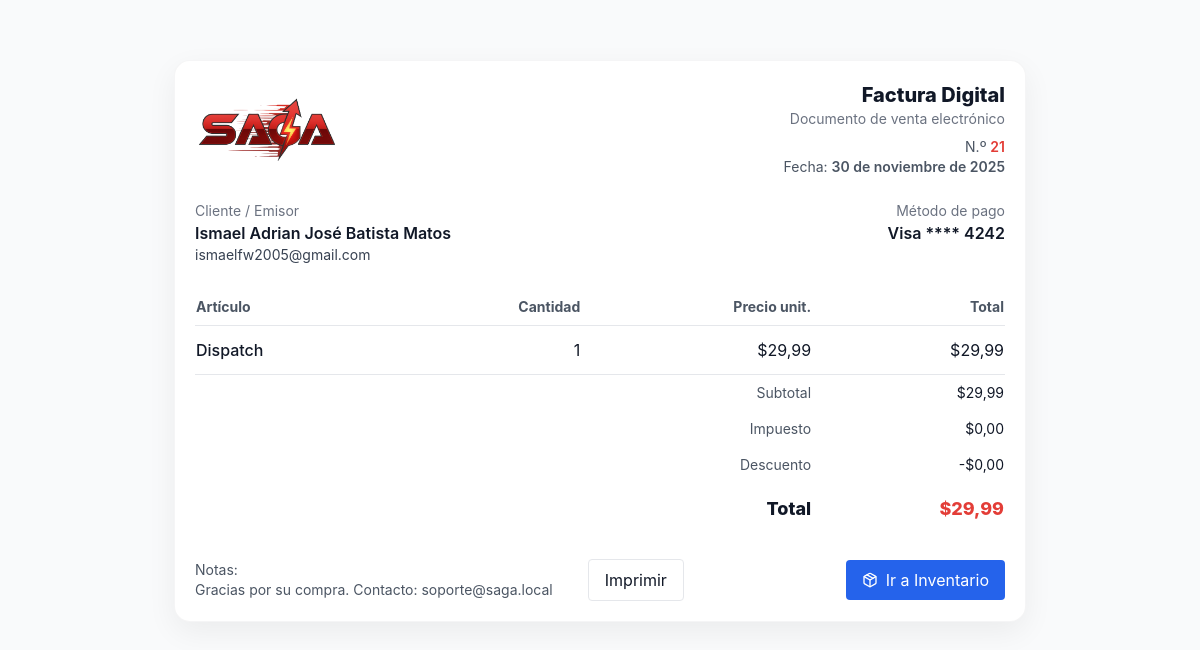
/factura/21/ (signed in), run on the app's committed database.
### core/models.py (models this page shows, shortened)
class Factura(models.Model):
    id_factura = models.AutoField(primary_key=True)
    usuario = models.ForeignKey(Usuario, on_delete=models.CASCADE)
    metodo_pago = models.ForeignKey(MetodoPagoUsuario, on_delete=models.SET_NULL, null=True)  # ← Cambiar a MetodoPagoUsuario
    fecha = models.DateField(auto_now_add=True)
    total = models.DecimalField(max_digits=10, decimal_places=2)
    impuesto_total = models.DecimalField(max_digits=10, decimal_places=2)
    descuento_total = models.DecimalField(max_digits=10, decimal_places=2)
    estado = models.CharField(max_length=15)

class Usuario(models.Model):
    id_usuario = models.AutoField(primary_key=True)
    nombre = models.CharField(max_length=50)
    apellido = models.CharField(max_length=50)
    usuario = models.CharField(max_length=30, unique=True)
    correo = models.CharField(max_length=100)
    contraseña = models.CharField(max_length=255)
    pais = CountryField(blank_label='Seleccione un país')
    fecha_nacimiento = models.DateField()
    fecha_registro = models.DateField(auto_now_add=True)
    fecha_modificacion = models.DateField(auto_now=True)
    estado = models.CharField(max_length=15)
    rol = models.ForeignKey(Rol, on_delete=models.PROTECT)
    metodo_pago_preferido = models.ForeignKey(
        'MetodoPagoUsuario',  # ← Cambiar a MetodoPagoUsuario
        on_delete=models.SET_NULL,
        null=True,
        blank=True,
        related_name='usuarios_prefieren'
)
    stripe_customer_id = models.CharField(max_length=255, blank=True, null=True)

class DetalleFactura(models.Model):
    id_detalle = models.AutoField(primary_key=True)
    factura = models.ForeignKey(Factura, on_delete=models.CASCADE)
    producto = models.ForeignKey(Producto, on_delete=models.PROTECT)
    cantidad = models.IntegerField()
    precio_venta_unitario = models.DecimalField(max_digits=10, decimal_places=2)
    subtotal = models.DecimalField(max_digits=10, decimal_places=2)

class Producto(models.Model):
    id_producto = models.AutoField(primary_key=True)
    nombre = models.CharField(max_length=100)
    descripcion = models.CharField(max_length=255)
    precio = models.DecimalField(max_digits=10, decimal_places=2)
    stock = models.IntegerField()
    plataforma = models.CharField(max_length=30)
    desarrollador = models.CharField(max_length=50)
    imagen_url = models.CharField(max_length=255)
    fecha_agregado = models.DateField(auto_now_add=True)
    id_categoria = models.ForeignKey(Categoria, on_delete=models.PROTECT)
    etiquetas = models.ManyToManyField(Etiqueta, blank=True)

### core/views.py (the view)
# urls.py: path('factura/<int:factura_id>/', views.confirmacion_compra, name='factura'),
def confirmacion_compra(request, factura_id):
    factura = get_object_or_404(Factura, id_factura=factura_id)
    if request.session.get('user_id') != factura.usuario.id_usuario:
        return redirect('index')
    detalles = DetalleFactura.objects.filter(factura=factura).select_related('producto')
    subtotal = sum([d.subtotal for d in detalles]) if detalles.exists() else Decimal('0.00')
    impuesto = factura.impuesto_total or Decimal('0.00')
    descuento = factura.descuento_total or Decimal('0.00')
    total = factura.total or (subtotal + impuesto - descuento)
    context = {
        'factura': factura,
        'detalles': detalles,
        'subtotal': subtotal,
        'impuesto': impuesto,
        'descuento': descuento,
        'total': total,
        'cliente_nombre': f"{factura.usuario.nombre} {factura.usuario.apellido}",
        'cliente_correo': factura.usuario.correo,
        'metodo_pago_display': f"{factura.metodo_pago.marca} **** {factura.metodo_pago.ultimos_4}" if factura.metodo_pago else 'N/A',
    }
    return render(request, 'core/factura.html', context)

### core/templates/core/factura.html (shortened to what this page needs)
{% load static %}
<!DOCTYPE html>
<html lang="es">
<head>
    <script src="https://cdn.tailwindcss.com"></script>
    <link rel="stylesheet" href="{% static 'core/css/styles.css' %}">
</head>
<body class="bg-gray-50">
    <main id="invoice-wrap" class="p-6 max-w-4xl mx-auto">
        <section id="invoice-card" class="bg-white p-6 rounded-lg shadow-lg">
            <div class="flex items-center justify-between mb-6">
                <div class="flex items-center gap-4">
                    <a href="{% url 'index' %}" title="SAGA">
                        <img src="{% static 'core/img/saga-logo.png' %}" alt="SAGA" class="w-36">
                    </a>
                </div>
                <div class="text-right">
                    <h1 class="text-xl font-extrabold text-gray-900">Factura Digital</h1>
                    <p class="text-sm text-gray-500">Documento de venta electrónico</p>
                    <p class="mt-2 text-sm text-gray-600">N.º <span class="font-semibold text-saga-red">{{ factura.id_factura }}</span></p>
                    <p class="text-sm text-gray-600">Fecha: <span class="font-semibold">{{ factura.fecha }}</span></p>
                </div>
            </div>
            <div class="grid grid-cols-2 gap-6 mb-6">
                <div>
                    <p class="text-sm text-gray-500">Cliente / Emisor</p>
                    <p class="font-semibold text-gray-900">{{ cliente_nombre }}</p>
                    <p class="text-sm text-gray-700">{{ cliente_correo }}</p>
                </div>
                <div class="text-right">
                    <p class="text-sm text-gray-500">Método de pago</p>
                    <p class="font-semibold text-gray-900">{{ metodo_pago_display }}</p>
                </div>
            </div>
            <div class="overflow-x-auto mb-4">
                <table class="w-full text-left">
                    <thead class="text-sm text-gray-600 border-b">
                        <tr>
                            <th class="py-2">Artículo</th>
                            <th class="py-2 text-right">Cantidad</th>
                            <th class="py-2 text-right">Precio unit.</th>
                            <th class="py-2 text-right">Total</th>
                        </tr>
                    </thead>
                    <tbody id="items-body">
                        {% for d in detalles %}
                        <tr class="border-b">
                            <td class="py-3">
                                <div class="font-medium">{{ d.producto.nombre }}</div>
                            </td>
                            <td class="py-3 text-right">{{ d.cantidad }}</td>
                            <td class="py-3 text-right">${{ d.precio_venta_unitario }}</td>
                            <td class="py-3 text-right">${{ d.subtotal }}</td>
                        </tr>
                        {% empty %}
                        <tr><td colspan="4" class="py-4 text-center text-gray-500">No hay artículos.</td></tr>
                        {% endfor %}
                    </tbody>
                    <tfoot class="text-sm">
                        <tr>
                            <td colspan="3" class="text-right py-2 text-gray-600">Subtotal</td>
                            <td class="text-right py-2">${{ subtotal }}</td>
                        </tr>
                        <tr>
                            <td colspan="3" class="text-right py-2 text-gray-600">Impuesto</td>
                            <td class="text-right py-2">${{ impuesto }}</td>
                        </tr>
                        <tr>
                            <td colspan="3" class="text-right py-2 text-gray-600">Descuento</td>
                            <td class="text-right py-2">-${{ descuento }}</td>
                        </tr>
                        <tr class="font-extrabold text-lg">
                            <td colspan="3" class="text-right py-3">Total</td>
                            <td class="text-right py-3 text-saga-red">${{ total }}</td>
                        </tr>
                    </tfoot>
                </table>
            </div>
            <div class="flex items-center justify-between mt-6">
                <div class="text-sm text-gray-600">
                    <p>Notas:</p>
                    <p>Gracias por su compra. Contacto: soporte@saga.local</p>
                </div>
                <div class="flex items-center gap-2">
                    <button id="print-btn" class="px-4 py-2 border rounded hover:bg-gray-100 transition" onclick="window.print()">Imprimir</button>
                    <a id="download-btn" href="#" class="px-4 py-2 bg-saga-red text-white rounded hover:bg-red-700 transition">Descargar PDF</a>
                    <a href="{% url 'perfil_usuario' %}?tab=historial" class="px-4 py-2 bg-blue-600 text-white rounded hover:bg-blue-700 transition flex items-center gap-2">
                        <i data-lucide="package" class="w-4 h-4"></i>
                        Ir a Inventario
                    </a>
                </div>
            </div>
        </section>
    </main>
</body>
</html>

### core/static/core/css/styles.css (style rules this page uses)
:root { --saga-red: #e33d37; --saga-red-600: #c5322d; --saga-dark: #111827; --bg-page: #f7f7f7; --card-bg: #ffffff; --muted: #6b7280; --success: #22c55e; --radius: 0.75rem; --shadow-soft: 0 6px 18px rgba(15,23,42,0.06); --shadow-md: 0 8px 30px rgba(15,23,42,0.08); --container-max: 1200px; }
* { box-sizing:border-box }
html,body { height:100%; }
body { margin:0; font-family: "Inter", system-ui, -apple-system, "Segoe UI", Roboto, "Helvetica Neue", Arial; background:var(--bg-page); color:var(--saga-dark); -webkit-font-smoothing:antialiased; -moz-osx-font-smoothing:grayscale; line-height:1.4; }
.text-saga-red { color:var(--saga-red); }
.rounded-lg { border-radius:0.75rem; }
#invoice-wrap { max-width: 900px; width: 100%; margin: 2.25rem auto; }
#invoice-card { width: 100%; height: auto; min-height: fit-content; background: #fff; border-radius: 1rem; padding: 1.25rem; box-shadow: 0 10px 30px rgba(2,6,23,0.06); border: 1px solid rgba(15,23,42,0.04); }

### data on the page
Factura: id_factura "21", fecha "30 de noviembre de 2025", total "29,99"
Usuario: correo "ismaelfw2005@gmail.com"
DetalleFactura: producto.nombre "Dispatch", cantidad "1", precio_venta_unitario "29,99", subtotal "29,99"

### other printed values
{{ cliente_nombre }} "Ismael Adrian José Batista Matos"
{{ metodo_pago_display }} "Visa **** 4242"
{{ subtotal }} "29,99"
{{ impuesto }} "0,00"
{{ descuento }} "0,00"
